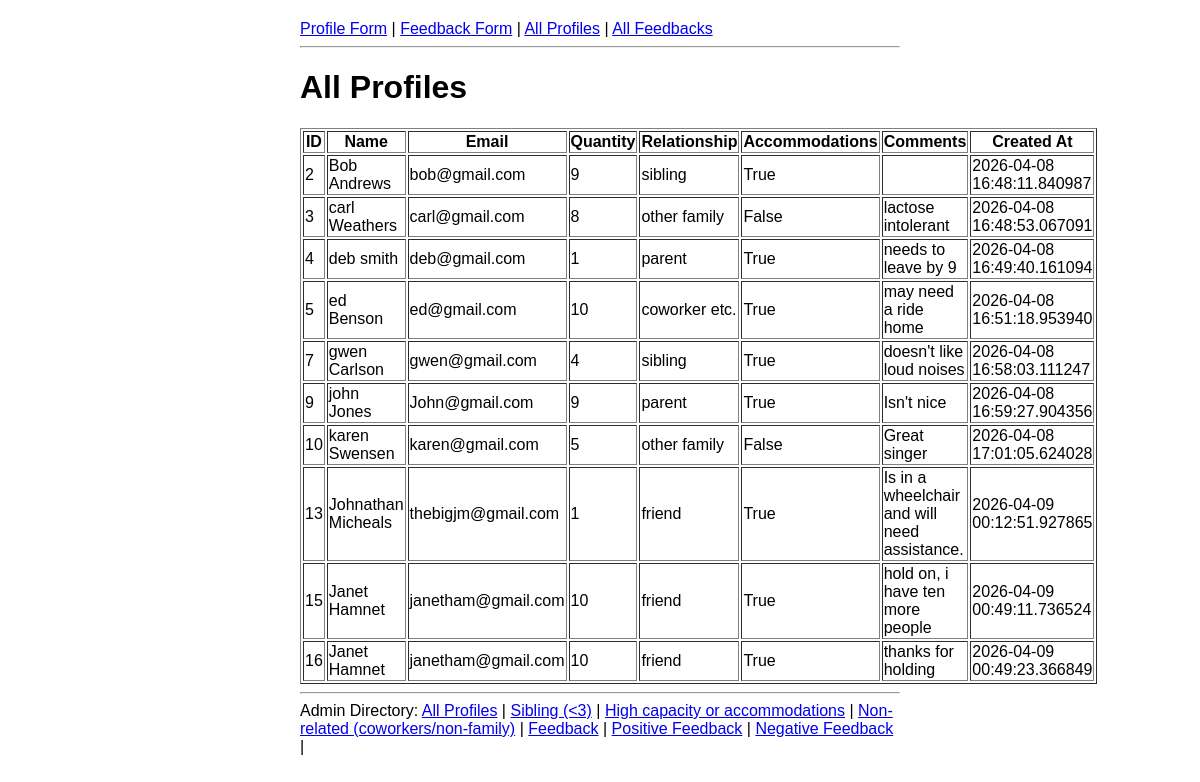
The app's page /admin/profiles/high_capacity_or_accommodations with its own data.
### app.py (models this page shows)
class Profile(db.Model):
    id = db.Column(db.Integer, primary_key=True)
    name = db.Column(db.String(100), nullable=False)
    email = db.Column(db.String(100), nullable=False)
    quan = db.Column(db.Integer, nullable=False)
    comments = db.Column(db.Text)
    rel = db.Column(db.String(50), nullable=False)
    accommodations = db.Column(db.Boolean, default=False)
    created_at = db.Column(db.DateTime, default=datetime.utcnow)

### app.py (the view)
@app.route('/admin/profiles/high_capacity_or_accommodations')
def admin_profiles_high_capacity_or_accommodations():
    profiles = Profile.query.filter(
        or_(
            Profile.quan >= 5,
            Profile.accommodations == True
        )
    ).all()
    return render_template('admin_profiles.html', profiles=profiles) + admin_nav_html()

### app.py (called while the page is built)
def admin_nav_html():
    return ("<hr><div>Admin Directory: "
            "<a href=\"/admin/profiles\">All Profiles</a> | "
            "<a href=\"/admin/profiles/siblings\">Sibling (&lt;3)</a> | "
            "<a href=\"/admin/profiles/high_capacity_or_accommodations\">High capacity or accommodations</a> | "
            "<a href=\"/admin/profiles/non_related\">Non-related (coworkers/non-family)</a> | "
            "<a href=\"/admin/feedback\">Feedback</a> | "
            "<a href=\"/admin/feedback/positive\">Positive Feedback</a> | "
            "<a href=\"/admin/feedback/negative\">Negative Feedback</a> | "
            "</div>")

### Templates/admin_profiles.html
{% extends "base.html" %}
{% block content %}
    <h1>All Profiles</h1>
    <table border="1">
        <tr>
            <th>ID</th>
            <th>Name</th>
            <th>Email</th>
            <th>Quantity</th>
            <th>Relationship</th>
            <th>Accommodations</th>
            <th>Comments</th>
            <th>Created At</th>
        </tr>
        {% for profile in profiles %}
        <tr>
            <td>{{ profile.id }}</td>
            <td>{{ profile.name }}</td>
            <td>{{ profile.email }}</td>
            <td>{{ profile.quan }}</td>
            <td>{{ profile.rel }}</td>
            <td>{{ profile.accommodations }}</td>
            <td>{{ profile.comments }}</td>
            <td>{{ profile.created_at }}</td>
        </tr>
        {% endfor %}
    </table>
{% endblock %}

### static/style.css (style rules this page uses)
body { font-family: Arial, sans-serif; max-width: 600px; margin: 0 auto; padding: 20px; }

### records on screen
Profile: id "2", name "Bob Andrews", email "bob@gmail.com", quan "9", rel "sibling", accommodations "True", created_at "2026-04-08 16:48:11.840987"
Profile: id "3", name "carl Weathers", email "carl@gmail.com", quan "8", rel "other family", accommodations "False", comments "lactose intolerant", created_at "2026-04-08 16:48:53.067091"
Profile: id "4", name "deb smith", email "deb@gmail.com", quan "1", rel "parent", accommodations "True", comments "needs to leave by 9", created_at "2026-04-08 16:49:40.161094"
Profile: id "5", name "ed Benson", email "ed@gmail.com", quan "10", rel "coworker etc.", accommodations "True", comments "may need a ride home", created_at "2026-04-08 16:51:18.953940"
Profile: id "7", name "gwen Carlson", email "gwen@gmail.com", quan "4", rel "sibling", accommodations "True", comments "doesn't like loud noises", created_at "2026-04-08 16:58:03.111247"
Profile: id "9", name "john Jones", email "John@gmail.com", quan "9", rel "parent", accommodations "True", comments "Isn't nice", created_at "2026-04-08 16:59:27.904356"
Profile: id "10", name "karen Swensen", email "karen@gmail.com", quan "5", rel "other family", accommodations "False", comments "Great singer", created_at "2026-04-08 17:01:05.624028"
Profile: id "13", name "Johnathan Micheals", email "thebigjm@gmail.com", quan "1", rel "friend", accommodations "True", comments "Is in a wheelchair and will need assistance.", created_at "2026-04-09 00:12:51.927865"
Profile: id "15", name "Janet Hamnet", email "janetham@gmail.com", quan "10", rel "friend", accommodations "True", comments "hold on, i have ten more people", created_at "2026-04-09 00:49:11.736524"
Profile: id "16", name "Janet Hamnet", email "janetham@gmail.com", quan "10", rel "friend", accommodations "True", comments "thanks for holding", created_at "2026-04-09 00:49:23.366849"
